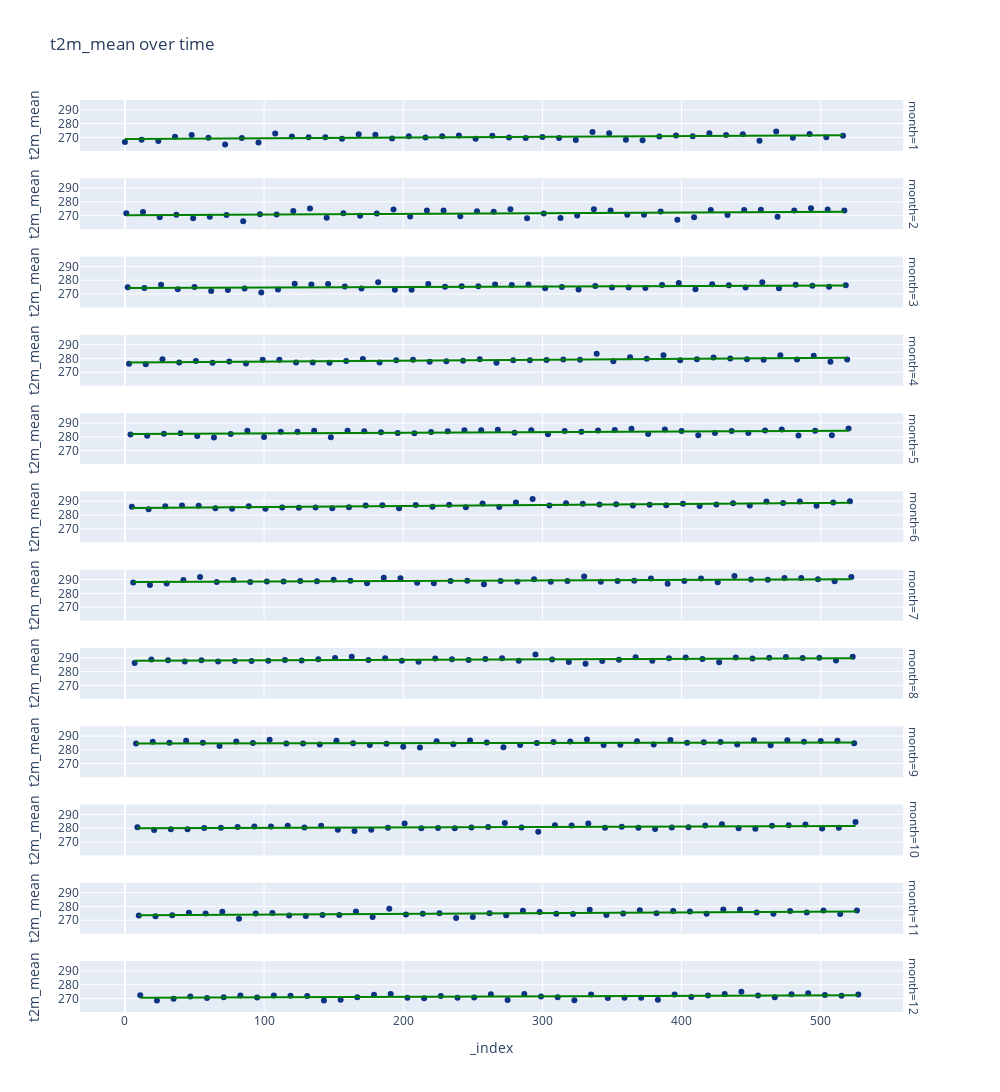

Notebook source saved alongside this figure:
### Code cell
fig = px.scatter(

    data_frame = df,
    x = df.index,
    y = "t2m_mean",
    title = "t2m_mean over time",


    trendline = "ols", #ordinary least square
    trendline_color_override = "green",
    facet_row = "month",

    width = 1000,
    height = 3000,
    color_discrete_sequence = plt_style_s,
)

fig.show()

### Figure 1 — Plotly figure (JSON) as saved in the notebook; plotly's stock layout.template omitted (floating-point values rounded to 4 significant figures)
{"data": [{"hovertemplate": "month=1<br>_index=%{x}<br>t2m_mean=%{y}<extra></extra>", "legendgroup": "", "marker": {"color": "rgb(12,51,131)", "symbol": "circle"}, "mode": "markers", "name": "", "orientation": "v", "showlegend": false, "type": "scatter", "x": [0, 12, 24, 36, 48, 60, 72, 84, 96, 108, 120, 132, 144, 156, 168, 180, 192, 204, 216, 228, 240, 252, 264, 276, 288, 300, 312, 324, 336, 348, 360, 372, 384, 396, 408, 420, 432, 444, 456, 468, 480, 492, 504, 516], "xaxis": "x12", "y": [266.7, 268.3, 267.5, 270.6, 271.7, 269.8, 264.8, 269.6, 266.4, 272.8, 270.7, 270.2, 270.1, 269.0, 272.4, 271.9, 269.2, 270.8, 270.0, 270.9, 271.4, 269.1, 271.3, 269.9, 269.6, 270.3, 269.5, 268.1, 274.0, 273.0, 268.3, 268.0, 270.7, 271.4, 270.8, 273.0, 271.7, 272.4, 267.6, 274.3, 269.7, 272.4, 270.1, 271.2], "yaxis": "y12"}, {"hovertemplate": "<b>OLS trendline</b><br>t2m_mean = 0.00502664 * _index + 268.95<br>R<sup>2</sup>=0.148034<br><br>month=1<br>_index=%{x}<br>t2m_mean=%{y} <b>(trend)</b><extra></extra>", "legendgroup": "", "line": {"color": "green"}, "marker": {"color": "rgb(12,51,131)", "symbol": "circle"}, "mode": "lines", "name": "", "showlegend": false, "type": "scatter", "x": [0, 12, 24, 36, 48, 60, 72, 84, 96, 108, 120, 132, 144, 156, 168, 180, 192, 204, 216, 228, 240, 252, 264, 276, 288, 300, 312, 324, 336, 348, 360, 372, 384, 396, 408, 420, 432, 444, 456, 468, 480, 492, 504, 516], "xaxis": "x12", "y": [268.9, 269.0, 269.1, 269.1, 269.2, 269.3, 269.3, 269.4, 269.4, 269.5, 269.6, 269.6, 269.7, 269.7, 269.8, 269.9, 269.9, 270.0, 270.0, 270.1, 270.2, 270.2, 270.3, 270.3, 270.4, 270.5, 270.5, 270.6, 270.6, 270.7, 270.8, 270.8, 270.9, 270.9, 271.0, 271.1, 271.1, 271.2, 271.2, 271.3, 271.4, 271.4, 271.5, 271.5], "yaxis": "y12"}, {"hovertemplate": "month=2<br>_index=%{x}<br>t2m_mean=%{y}<extra></extra>", "legendgroup": "", "marker": {"color": "rgb(12,51,131)", "symbol": "circle"}, "mode": "markers", "name": "", "orientation": "v", "showlegend": false, "type": "scatter", "x": [1, 13, 25, 37, 49, 61, 73, 85, 97, 109, 121, 133, 145, 157, 169, 181, 193, 205, 217, 229, 241, 253, 265, 277, 289, 301, 313, 325, 337, 349, 361, 373, 385, 397, 409, 421, 433, 445, 457, 469, 481, 493, 505, 517], "xaxis": "x11", "y": [271.8, 272.7, 268.8, 270.6, 268.2, 269.2, 270.4, 265.9, 271.1, 270.9, 273.5, 275.3, 268.5, 271.7, 270.0, 271.5, 274.4, 269.4, 273.8, 273.8, 269.6, 273.3, 272.8, 274.6, 268.2, 271.7, 268.4, 270.2, 274.7, 273.8, 270.6, 270.6, 273.0, 267.1, 268.9, 274.1, 270.6, 274.1, 274.3, 269.2, 273.8, 275.5, 274.4, 273.8], "yaxis": "y11"}, {"hovertemplate": "<b>OLS trendline</b><br>t2m_mean = 0.00502817 * _index + 270.263<br>R<sup>2</sup>=0.099434<br><br>month=2<br>_index=%{x}<br>t2m_mean=%{y} <b>(trend)</b><extra></extra>", "legendgroup": "", "line": {"color": "green"}, "marker": {"color": "rgb(12,51,131)", "symbol": "circle"}, "mode": "lines", "name": "", "showlegend": false, "type": "scatter", "x": [1, 13, 25, 37, 49, 61, 73, 85, 97, 109, 121, 133, 145, 157, 169, 181, 193, 205, 217, 229, 241, 253, 265, 277, 289, 301, 313, 325, 337, 349, 361, 373, 385, 397, 409, 421, 433, 445, 457, 469, 481, 493, 505, 517], "xaxis": "x11", "y": [270.3, 270.3, 270.4, 270.4, 270.5, 270.6, 270.6, 270.7, 270.8, 270.8, 270.9, 270.9, 271.0, 271.1, 271.1, 271.2, 271.2, 271.3, 271.4, 271.4, 271.5, 271.5, 271.6, 271.7, 271.7, 271.8, 271.8, 271.9, 272.0, 272.0, 272.1, 272.1, 272.2, 272.3, 272.3, 272.4, 272.4, 272.5, 272.6, 272.6, 272.7, 272.7, 272.8, 272.9], "yaxis": "y11"}, {"hovertemplate": "month=3<br>_index=%{x}<br>t2m_mean=%{y}<extra></extra>", "legendgroup": "", "marker": {"color": "rgb(12,51,131)", "symbol": "circle"}, "mode": "markers", "name": "", "orientation": "v", "showlegend": false, "type": "scatter", "x": [2, 14, 26, 38, 50, 62, 74, 86, 98, 110, 122, 134, 146, 158, 170, 182, 194, 206, 218, 230, 242, 254, 266, 278, 290, 302, 314, 326, 338, 350, 362, 374, 386, 398, 410, 422, 434, 446, 458, 470, 482, 494, 506, 518], "xaxis": "x10", "y": [274.8, 274.4, 276.7, 273.4, 275.0, 272.2, 273.0, 273.9, 271.2, 273.3, 277.4, 276.8, 277.2, 275.4, 274.0, 278.5, 273.1, 273.0, 277.3, 275.2, 275.6, 275.6, 277.0, 276.6, 276.9, 274.2, 275.0, 273.3, 275.9, 274.7, 274.7, 274.4, 276.5, 278.0, 273.4, 277.0, 276.3, 274.7, 278.4, 274.2, 276.8, 276.0, 275.3, 276.3], "yaxis": "y10"}, {"hovertemplate": "<b>OLS trendline</b><br>t2m_mean = 0.00343188 * _index + 274.396<br>R<sup>2</sup>=0.095007<br><br>month=3<br>_index=%{x}<br>t2m_mean=%{y} <b>(trend)</b><extra></extra>", "legendgroup": "", "line": {"color": "green"}, "marker": {"color": "rgb(12,51,131)", "symbol": "circle"}, "mode": "lines", "name": "", "showlegend": false, "type": "scatter", "x": [2, 14, 26, 38, 50, 62, 74, 86, 98, 110, 122, 134, 146, 158, 170, 182, 194, 206, 218, 230, 242, 254, 266, 278, 290, 302, 314, 326, 338, 350, 362, 374, 386, 398, 410, 422, 434, 446, 458, 470, 482, 494, 506, 518], "xaxis": "x10", "y": [274.4, 274.4, 274.5, 274.5, 274.6, 274.6, 274.6, 274.7, 274.7, 274.8, 274.8, 274.9, 274.9, 274.9, 275.0, 275.0, 275.1, 275.1, 275.1, 275.2, 275.2, 275.3, 275.3, 275.3, 275.4, 275.4, 275.5, 275.5, 275.6, 275.6, 275.6, 275.7, 275.7, 275.8, 275.8, 275.8, 275.9, 275.9, 276.0, 276.0, 276.0, 276.1, 276.1, 276.2], "yaxis": "y10"}, {"hovertemplate": "month=4<br>_index=%{x}<br>t2m_mean=%{y}<extra></extra>", "legendgroup": "", "marker": {"color": "rgb(12,51,131)", "symbol": "circle"}, "mode": "markers", "name": "", "orientation": "v", "showlegend": false, "type": "scatter", "x": [3, 15, 27, 39, 51, 63, 75, 87, 99, 111, 123, 135, 147, 159, 171, 183, 195, 207, 219, 231, 243, 255, 267, 279, 291, 303, 315, 327, 339, 351, 363, 375, 387, 399, 411, 423, 435, 447, 459, 471, 483, 495, 507, 519], "xaxis": "x9", "y": [276.1, 275.8, 279.4, 277.2, 278.2, 277.0, 277.8, 276.4, 279.0, 279.1, 277.1, 277.1, 277.0, 278.1, 279.6, 277.1, 278.7, 279.0, 277.6, 278.0, 278.4, 279.4, 277.0, 278.7, 278.7, 278.9, 279.2, 279.0, 283.4, 278.0, 281.0, 279.8, 282.3, 278.7, 279.5, 280.7, 280.0, 279.4, 279.2, 282.3, 279.2, 282.0, 277.6, 279.2], "yaxis": "y9"}, {"hovertemplate": "<b>OLS trendline</b><br>t2m_mean = 0.00659864 * _index + 277.069<br>R<sup>2</sup>=0.374468<br><br>month=4<br>_index=%{x}<br>t2m_mean=%{y} <b>(trend)</b><extra></extra>", "legendgroup": "", "line": {"color": "green"}, "marker": {"color": "rgb(12,51,131)", "symbol": "circle"}, "mode": "lines", "name": "", "showlegend": false, "type": "scatter", "x": [3, 15, 27, 39, 51, 63, 75, 87, 99, 111, 123, 135, 147, 159, 171, 183, 195, 207, 219, 231, 243, 255, 267, 279, 291, 303, 315, 327, 339, 351, 363, 375, 387, 399, 411, 423, 435, 447, 459, 471, 483, 495, 507, 519], "xaxis": "x9", "y": [277.1, 277.2, 277.2, 277.3, 277.4, 277.5, 277.6, 277.6, 277.7, 277.8, 277.9, 278.0, 278.0, 278.1, 278.2, 278.3, 278.4, 278.4, 278.5, 278.6, 278.7, 278.8, 278.8, 278.9, 279.0, 279.1, 279.1, 279.2, 279.3, 279.4, 279.5, 279.5, 279.6, 279.7, 279.8, 279.9, 279.9, 280.0, 280.1, 280.2, 280.3, 280.3, 280.4, 280.5], "yaxis": "y9"}, {"hovertemplate": "month=5<br>_index=%{x}<br>t2m_mean=%{y}<extra></extra>", "legendgroup": "", "marker": {"color": "rgb(12,51,131)", "symbol": "circle"}, "mode": "markers", "name": "", "orientation": "v", "showlegend": false, "type": "scatter", "x": [4, 16, 28, 40, 52, 64, 76, 88, 100, 112, 124, 136, 148, 160, 172, 184, 196, 208, 220, 232, 244, 256, 268, 280, 292, 304, 316, 328, 340, 352, 364, 376, 388, 400, 412, 424, 436, 448, 460, 472, 484, 496, 508, 520], "xaxis": "x8", "y": [281.7, 280.7, 282.1, 282.5, 280.5, 279.5, 282.0, 284.4, 279.9, 283.7, 283.7, 284.3, 279.7, 284.4, 284.0, 283.3, 282.7, 282.6, 283.4, 284.0, 284.8, 284.8, 285.2, 282.8, 284.6, 281.8, 284.1, 283.6, 284.6, 284.9, 285.7, 282.1, 285.3, 284.1, 281.1, 282.7, 284.2, 282.8, 284.6, 285.2, 281.0, 284.4, 281.2, 286.1], "yaxis": "y8"}, {"hovertemplate": "<b>OLS trendline</b><br>t2m_mean = 0.00438159 * _index + 282.049<br>R<sup>2</sup>=0.156988<br><br>month=5<br>_index=%{x}<br>t2m_mean=%{y} <b>(trend)</b><extra></extra>", "legendgroup": "", "line": {"color": "green"}, "marker": {"color": "rgb(12,51,131)", "symbol": "circle"}, "mode": "lines", "name": "", "showlegend": false, "type": "scatter", "x": [4, 16, 28, 40, 52, 64, 76, 88, 100, 112, 124, 136, 148, 160, 172, 184, 196, 208, 220, 232, 244, 256, 268, 280, 292, 304, 316, 328, 340, 352, 364, 376, 388, 400, 412, 424, 436, 448, 460, 472, 484, 496, 508, 520], "xaxis": "x8", "y": [282.1, 282.1, 282.2, 282.2, 282.3, 282.3, 282.4, 282.4, 282.5, 282.5, 282.6, 282.6, 282.7, 282.8, 282.8, 282.9, 282.9, 283.0, 283.0, 283.1, 283.1, 283.2, 283.2, 283.3, 283.3, 283.4, 283.4, 283.5, 283.5, 283.6, 283.6, 283.7, 283.7, 283.8, 283.9, 283.9, 284.0, 284.0, 284.1, 284.1, 284.2, 284.2, 284.3, 284.3], "yaxis": "y8"}, {"hovertemplate": "month=6<br>_index=%{x}<br>t2m_mean=%{y}<extra></extra>", "legendgroup": "", "marker": {"color": "rgb(12,51,131)", "symbol": "circle"}, "mode": "markers", "name": "", "orientation": "v", "showlegend": false, "type": "scatter", "x": [5, 17, 29, 41, 53, 65, 77, 89, 101, 113, 125, 137, 149, 161, 173, 185, 197, 209, 221, 233, 245, 257, 269, 281, 293, 305, 317, 329, 341, 353, 365, 377, 389, 401, 413, 425, 437, 449, 461, 473, 485, 497, 509, 521], "xaxis": "x7", "y": [286.0, 284.2, 286.3, 286.8, 286.7, 284.9, 284.5, 286.4, 284.5, 285.5, 285.3, 285.5, 284.9, 285.6, 287.0, 287.1, 284.9, 287.4, 286.0, 287.4, 285.7, 288.3, 285.8, 289.1, 291.7, 286.9, 288.6, 288.1, 287.6, 287.8, 287.0, 287.4, 287.2, 288.2, 286.5, 287.7, 288.5, 287.0, 289.9, 288.8, 289.9, 286.8, 289.1, 290.0], "yaxis": "y7"}, {"hovertemplate": "<b>OLS trendline</b><br>t2m_mean = 0.00742692 * _index + 285.107<br>R<sup>2</sup>=0.469381<br><br>month=6<br>_index=%{x}<br>t2m_mean=%{y} <b>(trend)</b><extra></extra>", "legendgroup": "", "line": {"color": "green"}, "marker": {"color": "rgb(12,51,131)", "symbol": "circle"}, "mode": "lines", "name": "", "showlegend": false, "type": "scatter", "x": [5, 17, 29, 41, 53, 65, 77, 89, 101, 113, 125, 137, 149, 161, 173, 185, 197, 209, 221, 233, 245, 257, 269, 281, 293, 305, 317, 329, 341, 353, 365, 377, 389, 401, 413, 425, 437, 449, 461, 473, 485, 497, 509, 521], "xaxis": "x7", "y": [285.1, 285.2, 285.3, 285.4, 285.5, 285.6, 285.7, 285.8, 285.9, 285.9, 286.0, 286.1, 286.2, 286.3, 286.4, 286.5, 286.6, 286.7, 286.7, 286.8, 286.9, 287.0, 287.1, 287.2, 287.3, 287.4, 287.5, 287.6, 287.6, 287.7, 287.8, 287.9, 288.0, 288.1, 288.2, 288.3, 288.4, 288.4, 288.5, 288.6, 288.7, 288.8, 288.9, 289.0], "yaxis": "y7"}, {"hovertemplate": "month=7<br>_index=%{x}<br>t2m_mean=%{y}<extra></extra>", "legendgroup": "", "marker": {"color": "rgb(12,51,131)", "symbol": "circle"}, "mode": "markers", "name": "", "orientation": "v", "showlegend": false, "type": "scatter", "x": [6, 18, 30, 42, 54, 66, 78, 90, 102, 114, 126, 138, 150, 162, 174, 186, 198, 210, 222, 234, 246, 258, 270, 282, 294, 306, 318, 330, 342, 354, 366, 378, 390, 402, 414, 426, 438, 450, 462, 474, 486, 498, 510, 522], "xaxis": "x6", "y": [287.8, 286.1, 287.1, 289.6, 291.9, 288.1, 289.7, 288.2, 288.6, 288.7, 288.9, 288.7, 289.9, 289.1, 287.3, 291.3, 290.9, 287.6, 287.4, 289.0, 289.1, 286.5, 289.0, 288.5, 290.2, 288.4, 289.0, 292.3, 288.5, 288.9, 289.2, 290.7, 287.0, 288.9, 290.8, 288.1, 292.6, 289.9, 289.9, 291.0, 291.1, 290.2, 288.8, 291.8], "yaxis": "y6"}, {"hovertemplate": "<b>OLS trendline</b><br>t2m_mean = 0.00393063 * _index + 288.19<br>R<sup>2</sup>=0.155321<br><br>month=7<br>_index=%{x}<br>t2m_mean=%{y} <b>(trend)</b><extra></extra>", "legendgroup": "", "line": {"color": "green"}, "marker": {"color": "rgb(12,51,131)", "symbol": "circle"}, "mode": "lines", "name": "", "showlegend": false, "type": "scatter", "x": [6, 18, 30, 42, 54, 66, 78, 90, 102, 114, 126, 138, 150, 162, 174, 186, 198, 210, 222, 234, 246, 258, 270, 282, 294, 306, 318, 330, 342, 354, 366, 378, 390, 402, 414, 426, 438, 450, 462, 474, 486, 498, 510, 522], "xaxis": "x6", "y": [288.2, 288.3, 288.3, 288.4, 288.4, 288.4, 288.5, 288.5, 288.6, 288.6, 288.7, 288.7, 288.8, 288.8, 288.9, 288.9, 289.0, 289.0, 289.1, 289.1, 289.2, 289.2, 289.3, 289.3, 289.3, 289.4, 289.4, 289.5, 289.5, 289.6, 289.6, 289.7, 289.7, 289.8, 289.8, 289.9, 289.9, 290.0, 290.0, 290.1, 290.1, 290.1, 290.2, 290.2], "yaxis": "y6"}, {"hovertemplate": "month=8<br>_index=%{x}<br>t2m_mean=%{y}<extra></extra>", "legendgroup": "", "marker": {"color": "rgb(12,51,131)", "symbol": "circle"}, "mode": "markers", "name": "", "orientation": "v", "showlegend": false, "type": "scatter", "x": [7, 19, 31, 43, 55, 67, 79, 91, 103, 115, 127, 139, 151, 163, 175, 187, 199, 211, 223, 235, 247, 259, 271, 283, 295, 307, 319, 331, 343, 355, 367, 379, 391, 403, 415, 427, 439, 451, 463, 475, 487, 499, 511, 523], "xaxis": "x5", "y": [286.3, 288.8, 288.2, 287.3, 288.2, 287.3, 287.6, 287.7, 287.9, 288.4, 288.1, 288.9, 289.9, 290.7, 288.4, 289.7, 287.8, 287.2, 289.5, 289.0, 288.5, 289.2, 289.6, 287.8, 292.5, 288.8, 287.0, 285.6, 287.8, 288.6, 290.4, 287.8, 289.7, 290.2, 289.2, 286.8, 290.3, 289.4, 290.1, 290.6, 289.8, 290.0, 288.0, 290.9], "yaxis": "y5"}, {"hovertemplate": "<b>OLS trendline</b><br>t2m_mean = 0.00356302 * _index + 287.826<br>R<sup>2</sup>=0.161456<br><br>month=8<br>_index=%{x}<br>t2m_mean=%{y} <b>(trend)</b><extra></extra>", "legendgroup": "", "line": {"color": "green"}, "marker": {"color": "rgb(12,51,131)", "symbol": "circle"}, "mode": "lines", "name": "", "showlegend": false, "type": "scatter", "x": [7, 19, 31, 43, 55, 67, 79, 91, 103, 115, 127, 139, 151, 163, 175, 187, 199, 211, 223, 235, 247, 259, 271, 283, 295, 307, 319, 331, 343, 355, 367, 379, 391, 403, 415, 427, 439, 451, 463, 475, 487, 499, 511, 523], "xaxis": "x5", "y": [287.9, 287.9, 287.9, 288.0, 288.0, 288.1, 288.1, 288.2, 288.2, 288.2, 288.3, 288.3, 288.4, 288.4, 288.4, 288.5, 288.5, 288.6, 288.6, 288.7, 288.7, 288.7, 288.8, 288.8, 288.9, 288.9, 289.0, 289.0, 289.0, 289.1, 289.1, 289.2, 289.2, 289.3, 289.3, 289.3, 289.4, 289.4, 289.5, 289.5, 289.6, 289.6, 289.6, 289.7], "yaxis": "y5"}, {"hovertemplate": "month=9<br>_index=%{x}<br>t2m_mean=%{y}<extra></extra>", "legendgroup": "", "marker": {"color": "rgb(12,51,131)", "symbol": "circle"}, "mode": "markers", "name": "", "orientation": "v", "showlegend": false, "type": "scatter", "x": [8, 20, 32, 44, 56, 68, 80, 92, 104, 116, 128, 140, 152, 164, 176, 188, 200, 212, 224, 236, 248, 260, 272, 284, 296, 308, 320, 332, 344, 356, 368, 380, 392, 404, 416, 428, 440, 452, 464, 476, 488, 500, 512, 524], "xaxis": "x4", "y": [284.6, 285.9, 285.1, 286.5, 285.2, 282.8, 286.1, 285.0, 287.4, 284.6, 284.6, 283.9, 286.6, 284.7, 283.5, 284.4, 282.3, 281.7, 286.2, 284.1, 286.8, 285.4, 282.0, 283.5, 285.0, 285.7, 286.0, 287.6, 283.6, 283.7, 286.2, 283.9, 287.1, 285.1, 285.5, 285.6, 283.9, 287.1, 283.4, 287.0, 285.9, 286.4, 286.6, 284.8], "yaxis": "y4"}, {"hovertemplate": "<b>OLS trendline</b><br>t2m_mean = 0.00143067 * _index + 284.689<br>R<sup>2</sup>=0.022207<br><br>month=9<br>_index=%{x}<br>t2m_mean=%{y} <b>(trend)</b><extra></extra>", "legendgroup": "", "line": {"color": "green"}, "marker": {"color": "rgb(12,51,131)", "symbol": "circle"}, "mode": "lines", "name": "", "showlegend": false, "type": "scatter", "x": [8, 20, 32, 44, 56, 68, 80, 92, 104, 116, 128, 140, 152, 164, 176, 188, 200, 212, 224, 236, 248, 260, 272, 284, 296, 308, 320, 332, 344, 356, 368, 380, 392, 404, 416, 428, 440, 452, 464, 476, 488, 500, 512, 524], "xaxis": "x4", "y": [284.7, 284.7, 284.7, 284.8, 284.8, 284.8, 284.8, 284.8, 284.8, 284.9, 284.9, 284.9, 284.9, 284.9, 284.9, 285.0, 285.0, 285.0, 285.0, 285.0, 285.0, 285.1, 285.1, 285.1, 285.1, 285.1, 285.1, 285.2, 285.2, 285.2, 285.2, 285.2, 285.3, 285.3, 285.3, 285.3, 285.3, 285.3, 285.4, 285.4, 285.4, 285.4, 285.4, 285.4], "yaxis": "y4"}, {"hovertemplate": "month=10<br>_index=%{x}<br>t2m_mean=%{y}<extra></extra>", "legendgroup": "", "marker": {"color": "rgb(12,51,131)", "symbol": "circle"}, "mode": "markers", "name": "", "orientation": "v", "showlegend": false, "type": "scatter", "x": [9, 21, 33, 45, 57, 69, 81, 93, 105, 117, 129, 141, 153, 165, 177, 189, 201, 213, 225, 237, 249, 261, 273, 285, 297, 309, 321, 333, 345, 357, 369, 381, 393, 405, 417, 429, 441, 453, 465, 477, 489, 501, 513, 525], "xaxis": "x3", "y": [280.6, 278.7, 279.2, 279.2, 280.2, 280.2, 280.9, 281.1, 281.2, 281.7, 280.5, 281.8, 278.9, 277.9, 278.8, 280.3, 283.4, 280.0, 280.1, 279.9, 280.5, 280.8, 283.7, 280.5, 277.4, 282.1, 282.0, 283.4, 280.3, 281.1, 280.2, 279.4, 280.5, 280.7, 282.0, 282.8, 280.0, 279.6, 281.7, 282.1, 282.6, 279.7, 280.3, 284.5], "yaxis": "y3"}, {"hovertemplate": "<b>OLS trendline</b><br>t2m_mean = 0.00328171 * _index + 279.871<br>R<sup>2</sup>=0.112961<br><br>month=10<br>_index=%{x}<br>t2m_mean=%{y} <b>(trend)</b><extra></extra>", "legendgroup": "", "line": {"color": "green"}, "marker": {"color": "rgb(12,51,131)", "symbol": "circle"}, "mode": "lines", "name": "", "showlegend": false, "type": "scatter", "x": [9, 21, 33, 45, 57, 69, 81, 93, 105, 117, 129, 141, 153, 165, 177, 189, 201, 213, 225, 237, 249, 261, 273, 285, 297, 309, 321, 333, 345, 357, 369, 381, 393, 405, 417, 429, 441, 453, 465, 477, 489, 501, 513, 525], "xaxis": "x3", "y": [279.9, 279.9, 280.0, 280.0, 280.1, 280.1, 280.1, 280.2, 280.2, 280.3, 280.3, 280.3, 280.4, 280.4, 280.5, 280.5, 280.5, 280.6, 280.6, 280.6, 280.7, 280.7, 280.8, 280.8, 280.8, 280.9, 280.9, 281.0, 281.0, 281.0, 281.1, 281.1, 281.2, 281.2, 281.2, 281.3, 281.3, 281.4, 281.4, 281.4, 281.5, 281.5, 281.6, 281.6], "yaxis": "y3"}, {"hovertemplate": "month=11<br>_index=%{x}<br>t2m_mean=%{y}<extra></extra>", "legendgroup": "", "marker": {"color": "rgb(12,51,131)", "symbol": "circle"}, "mode": "markers", "name": "", "orientation": "v", "showlegend": false, "type": "scatter", "x": [10, 22, 34, 46, 58, 70, 82, 94, 106, 118, 130, 142, 154, 166, 178, 190, 202, 214, 226, 238, 250, 262, 274, 286, 298, 310, 322, 334, 346, 358, 370, 382, 394, 406, 418, 430, 442, 454, 466, 478, 490, 502, 514, 526], "xaxis": "x2", "y": [273.4, 273.0, 273.7, 275.5, 274.9, 276.2, 271.1, 275.0, 275.2, 273.4, 273.1, 273.7, 273.8, 276.4, 272.3, 278.3, 274.2, 274.7, 275.0, 271.6, 272.3, 275.1, 273.6, 276.8, 275.9, 274.7, 274.5, 277.5, 273.7, 274.9, 277.2, 275.1, 276.7, 276.3, 274.7, 277.8, 277.7, 275.6, 274.7, 276.6, 275.5, 277.0, 274.5, 277.1], "yaxis": "y2"}, {"hovertemplate": "<b>OLS trendline</b><br>t2m_mean = 0.00534323 * _index + 273.571<br>R<sup>2</sup>=0.231890<br><br>month=11<br>_index=%{x}<br>t2m_mean=%{y} <b>(trend)</b><extra></extra>", "legendgroup": "", "line": {"color": "green"}, "marker": {"color": "rgb(12,51,131)", "symbol": "circle"}, "mode": "lines", "name": "", "showlegend": false, "type": "scatter", "x": [10, 22, 34, 46, 58, 70, 82, 94, 106, 118, 130, 142, 154, 166, 178, 190, 202, 214, 226, 238, 250, 262, 274, 286, 298, 310, 322, 334, 346, 358, 370, 382, 394, 406, 418, 430, 442, 454, 466, 478, 490, 502, 514, 526], "xaxis": "x2", "y": [273.6, 273.7, 273.8, 273.8, 273.9, 273.9, 274.0, 274.1, 274.1, 274.2, 274.3, 274.3, 274.4, 274.5, 274.5, 274.6, 274.6, 274.7, 274.8, 274.8, 274.9, 275.0, 275.0, 275.1, 275.2, 275.2, 275.3, 275.4, 275.4, 275.5, 275.5, 275.6, 275.7, 275.7, 275.8, 275.9, 275.9, 276.0, 276.1, 276.1, 276.2, 276.3, 276.3, 276.4], "yaxis": "y2"}, {"hovertemplate": "month=12<br>_index=%{x}<br>t2m_mean=%{y}<extra></extra>", "legendgroup": "", "marker": {"color": "rgb(12,51,131)", "symbol": "circle"}, "mode": "markers", "name": "", "orientation": "v", "showlegend": false, "type": "scatter", "x": [11, 23, 35, 47, 59, 71, 83, 95, 107, 119, 131, 143, 155, 167, 179, 191, 203, 215, 227, 239, 251, 263, 275, 287, 299, 311, 323, 335, 347, 359, 371, 383, 395, 407, 419, 431, 443, 455, 467, 479, 491, 503, 515, 527], "xaxis": "x", "y": [272.4, 268.6, 269.9, 271.4, 270.4, 270.8, 272.2, 270.8, 272.2, 271.9, 271.8, 268.5, 269.1, 271.0, 272.7, 273.3, 270.6, 270.3, 271.9, 270.6, 270.7, 273.2, 269.0, 273.3, 271.4, 270.9, 268.8, 272.8, 270.4, 270.6, 270.6, 269.0, 273.0, 271.1, 272.1, 273.3, 274.8, 272.2, 270.9, 273.0, 273.8, 272.5, 272.0, 272.9], "yaxis": "y"}, {"hovertemplate": "<b>OLS trendline</b><br>t2m_mean = 0.00357952 * _index + 270.465<br>R<sup>2</sup>=0.132961<br><br>month=12<br>_index=%{x}<br>t2m_mean=%{y} <b>(trend)</b><extra></extra>", "legendgroup": "", "line": {"color": "green"}, "marker": {"color": "rgb(12,51,131)", "symbol": "circle"}, "mode": "lines", "name": "", "showlegend": false, "type": "scatter", "x": [11, 23, 35, 47, 59, 71, 83, 95, 107, 119, 131, 143, 155, 167, 179, 191, 203, 215, 227, 239, 251, 263, 275, 287, 299, 311, 323, 335, 347, 359, 371, 383, 395, 407, 419, 431, 443, 455, 467, 479, 491, 503, 515, 527], "xaxis": "x", "y": [270.5, 270.5, 270.6, 270.6, 270.7, 270.7, 270.8, 270.8, 270.8, 270.9, 270.9, 271.0, 271.0, 271.1, 271.1, 271.1, 271.2, 271.2, 271.3, 271.3, 271.4, 271.4, 271.4, 271.5, 271.5, 271.6, 271.6, 271.7, 271.7, 271.7, 271.8, 271.8, 271.9, 271.9, 272.0, 272.0, 272.1, 272.1, 272.1, 272.2, 272.2, 272.3, 272.3, 272.4], "yaxis": "y"}], "layout": {"annotations": [{"font": {}, "showarrow": false, "text": "month=12", "textangle": 90, "x": 0.98, "xanchor": "left", "xref": "paper", "y": 0.02792, "yanchor": "middle", "yref": "paper"}, {"font": {}, "showarrow": false, "text": "month=11", "textangle": 90, "x": 0.98, "xanchor": "left", "xref": "paper", "y": 0.1137, "yanchor": "middle", "yref": "paper"}, {"font": {}, "showarrow": false, "text": "month=10", "textangle": 90, "x": 0.98, "xanchor": "left", "xref": "paper", "y": 0.1996, "yanchor": "middle", "yref": "paper"}, {"font": {}, "showarrow": false, "text": "month=9", "textangle": 90, "x": 0.98, "xanchor": "left", "xref": "paper", "y": 0.2854, "yanchor": "middle", "yref": "paper"}, {"font": {}, "showarrow": false, "text": "month=8", "textangle": 90, "x": 0.98, "xanchor": "left", "xref": "paper", "y": 0.3712, "yanchor": "middle", "yref": "paper"}, {"font": {}, "showarrow": false, "text": "month=7", "textangle": 90, "x": 0.98, "xanchor": "left", "xref": "paper", "y": 0.4571, "yanchor": "middle", "yref": "paper"}, {"font": {}, "showarrow": false, "text": "month=6", "textangle": 90, "x": 0.98, "xanchor": "left", "xref": "paper", "y": 0.5429, "yanchor": "middle", "yref": "paper"}, {"font": {}, "showarrow": false, "text": "month=5", "textangle": 90, "x": 0.98, "xanchor": "left", "xref": "paper", "y": 0.6287, "yanchor": "middle", "yref": "paper"}, {"font": {}, "showarrow": false, "text": "month=4", "textangle": 90, "x": 0.98, "xanchor": "left", "xref": "paper", "y": 0.7146, "yanchor": "middle", "yref": "paper"}, {"font": {}, "showarrow": false, "text": "month=3", "textangle": 90, "x": 0.98, "xanchor": "left", "xref": "paper", "y": 0.8004, "yanchor": "middle", "yref": "paper"}, {"font": {}, "showarrow": false, "text": "month=2", "textangle": 90, "x": 0.98, "xanchor": "left", "xref": "paper", "y": 0.8862, "yanchor": "middle", "yref": "paper"}, {"font": {}, "showarrow": false, "text": "month=1", "textangle": 90, "x": 0.98, "xanchor": "left", "xref": "paper", "y": 0.9721, "yanchor": "middle", "yref": "paper"}], "height": 3000, "legend": {"tracegroupgap": 0}, "title": {"text": "t2m_mean over time"}, "width": 1000, "xaxis": {"anchor": "y", "domain": [0, 0.98], "title": {"text": "_index"}}, "xaxis10": {"anchor": "y10", "domain": [0, 0.98], "matches": "x", "showticklabels": false}, "xaxis11": {"anchor": "y11", "domain": [0, 0.98], "matches": "x", "showticklabels": false}, "xaxis12": {"anchor": "y12", "domain": [0, 0.98], "matches": "x", "showticklabels": false}, "xaxis2": {"anchor": "y2", "domain": [0, 0.98], "matches": "x", "showticklabels": false}, "xaxis3": {"anchor": "y3", "domain": [0, 0.98], "matches": "x", "showticklabels": false}, "xaxis4": {"anchor": "y4", "domain": [0, 0.98], "matches": "x", "showticklabels": false}, "xaxis5": {"anchor": "y5", "domain": [0, 0.98], "matches": "x", "showticklabels": false}, "xaxis6": {"anchor": "y6", "domain": [0, 0.98], "matches": "x", "showticklabels": false}, "xaxis7": {"anchor": "y7", "domain": [0, 0.98], "matches": "x", "showticklabels": false}, "xaxis8": {"anchor": "y8", "domain": [0, 0.98], "matches": "x", "showticklabels": false}, "xaxis9": {"anchor": "y9", "domain": [0, 0.98], "matches": "x", "showticklabels": false}, "yaxis": {"anchor": "x", "domain": [0, 0.05583], "title": {"text": "t2m_mean"}}, "yaxis10": {"anchor": "x10", "domain": [0.7725, 0.8283], "matches": "y", "title": {"text": "t2m_mean"}}, "yaxis11": {"anchor": "x11", "domain": [0.8583, 0.9142], "matches": "y", "title": {"text": "t2m_mean"}}, "yaxis12": {"anchor": "x12", "domain": [0.9442, 1.0], "matches": "y", "title": {"text": "t2m_mean"}}, "yaxis2": {"anchor": "x2", "domain": [0.08583, 0.1417], "matches": "y", "title": {"text": "t2m_mean"}}, "yaxis3": {"anchor": "x3", "domain": [0.1717, 0.2275], "matches": "y", "title": {"text": "t2m_mean"}}, "yaxis4": {"anchor": "x4", "domain": [0.2575, 0.3133], "matches": "y", "title": {"text": "t2m_mean"}}, "yaxis5": {"anchor": "x5", "domain": [0.3433, 0.3992], "matches": "y", "title": {"text": "t2m_mean"}}, "yaxis6": {"anchor": "x6", "domain": [0.4292, 0.485], "matches": "y", "title": {"text": "t2m_mean"}}, "yaxis7": {"anchor": "x7", "domain": [0.515, 0.5708], "matches": "y", "title": {"text": "t2m_mean"}}, "yaxis8": {"anchor": "x8", "domain": [0.6008, 0.6567], "matches": "y", "title": {"text": "t2m_mean"}}, "yaxis9": {"anchor": "x9", "domain": [0.6867, 0.7425], "matches": "y", "title": {"text": "t2m_mean"}}}}
